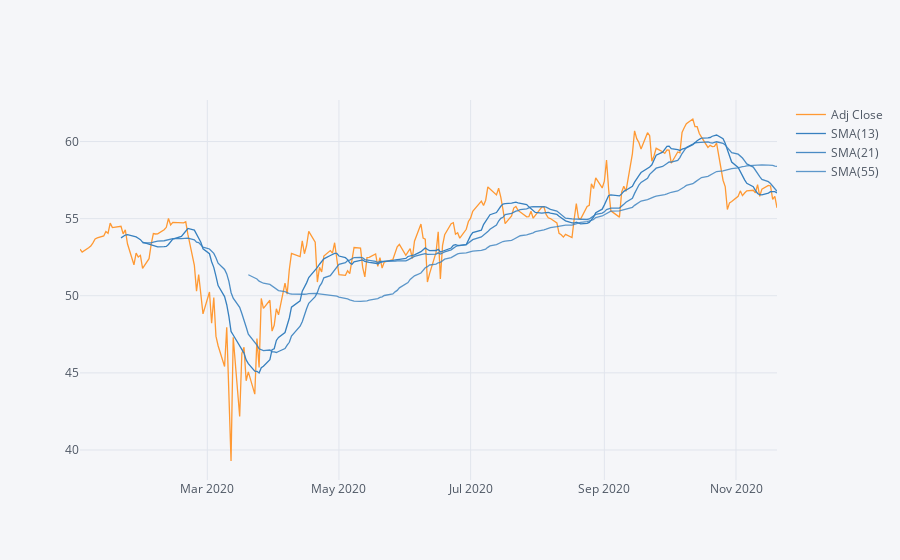

The notebook cell this image was saved under:
### Markdown cell above
A Simple Moving Average (SMA) calculates the average of a selected range of prices, usually closing prices, by the number of periods in that range. Is a technical indicator that can aid in determining if an asset price will continue or if it will reverse a bull or bear trend.
The following chart shows the above mentioned trend of Oracle Stock Prices

### Code cell
#Simple Moving Averages - Oracle Stock Price
finaldf['ORCL'].loc['2020-01-01':'2020-12-31']['Adj Close'].ta_plot(study='sma', periods=[13,21,55])

### Figure 1 — Plotly figure (JSON) as saved in the notebook; plotly's stock layout.template omitted (floating-point values rounded to 4 significant figures; data arrays with more than 128 entries replaced by an {"elided": "..."} marker saying what was removed)
{"data": [{"line": {"color": "rgba(255, 153, 51, 1.0)", "dash": "solid", "shape": "linear", "width": 1.3}, "mode": "lines", "name": "Adj Close", "text": "", "type": "scatter", "x": {"elided": "226 str values"}, "y": {"elided": "226 float values"}}, {"line": {"color": "rgba(55, 128, 191, 1.0)", "dash": "solid", "shape": "linear", "width": 1.3}, "mode": "lines", "name": "SMA(13)", "text": "", "type": "scatter", "x": {"elided": "226 str values"}, "y": {"elided": "226 mixed values"}}, {"line": {"color": "rgba(55, 128, 191, 0.8999999999999999)", "dash": "solid", "shape": "linear", "width": 1.3}, "mode": "lines", "name": "SMA(21)", "text": "", "type": "scatter", "x": {"elided": "226 str values"}, "y": {"elided": "226 mixed values"}}, {"line": {"color": "rgba(55, 128, 191, 0.7999999999999998)", "dash": "solid", "shape": "linear", "width": 1.3}, "mode": "lines", "name": "SMA(55)", "text": "", "type": "scatter", "x": {"elided": "226 str values"}, "y": {"elided": "226 mixed values"}}], "layout": {"legend": {"bgcolor": "#F5F6F9", "font": {"color": "#4D5663"}}, "paper_bgcolor": "#F5F6F9", "plot_bgcolor": "#F5F6F9", "title": {"font": {"color": "#4D5663"}}, "xaxis": {"gridcolor": "#E1E5ED", "showgrid": true, "tickfont": {"color": "#4D5663"}, "title": {"font": {"color": "#4D5663"}, "text": ""}, "zerolinecolor": "#E1E5ED"}, "yaxis": {"gridcolor": "#E1E5ED", "showgrid": true, "tickfont": {"color": "#4D5663"}, "title": {"font": {"color": "#4D5663"}, "text": ""}, "zerolinecolor": "#E1E5ED"}}}
